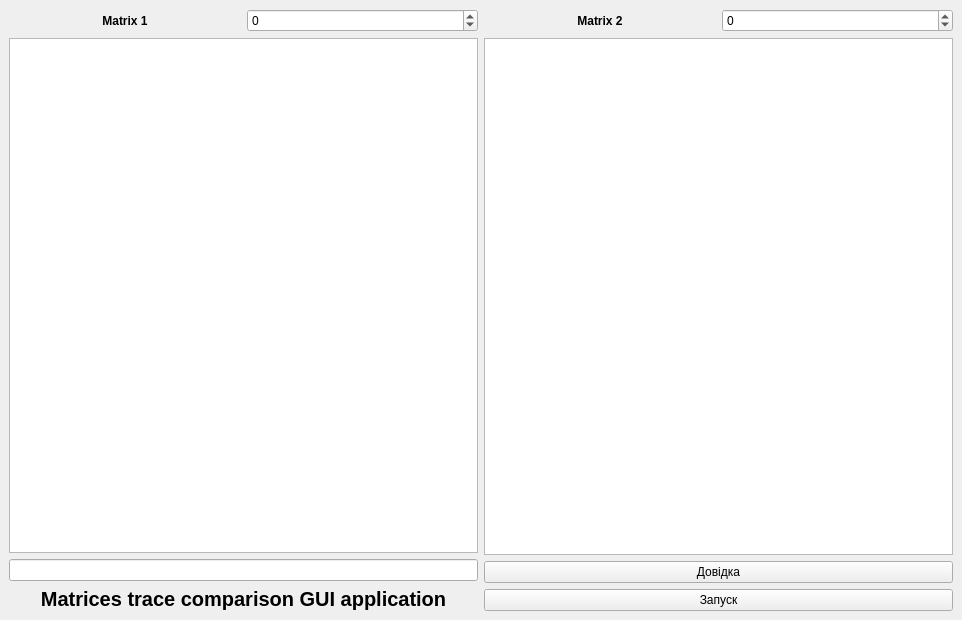
<?xml version="1.0" encoding="UTF-8"?>
<ui version="4.0">
 <class>MatrixTrace</class>
 <widget class="QMainWindow" name="MatrixTrace">
  <property name="geometry">
   <rect>
    <x>0</x>
    <y>0</y>
    <width>962</width>
    <height>620</height>
   </rect>
  </property>
  <property name="windowTitle">
   <string>Matrices trace GUI</string>
  </property>
  <widget class="QWidget" name="centralwidget">
   <layout class="QHBoxLayout" name="horizontalLayout_2">
    <item>
     <layout class="QVBoxLayout" name="verticalLayout3">
      <item>
       <layout class="QHBoxLayout" name="horizontalLayout3">
        <item>
         <widget class="QLabel" name="label">
          <property name="font">
           <font>
            <bold>true</bold>
           </font>
          </property>
          <property name="layoutDirection">
           <enum>Qt::LeftToRight</enum>
          </property>
          <property name="text">
           <string>Matrix 1</string>
          </property>
          <property name="alignment">
           <set>Qt::AlignCenter</set>
          </property>
         </widget>
        </item>
        <item>
         <widget class="QSpinBox" name="spinBox1">
          <property name="minimum">
           <number>-2147483647</number>
          </property>
          <property name="maximum">
           <number>2147483647</number>
          </property>
         </widget>
        </item>
       </layout>
      </item>
      <item>
       <widget class="QTableWidget" name="tableWidget1">
        <attribute name="horizontalHeaderDefaultSectionSize">
         <number>55</number>
        </attribute>
       </widget>
      </item>
      <item>
       <widget class="QLineEdit" name="lineEdit">
        <property name="font">
         <font>
          <pointsize>7</pointsize>
         </font>
        </property>
        <property name="readOnly">
         <bool>true</bool>
        </property>
       </widget>
      </item>
      <item>
       <widget class="QLabel" name="label_3">
        <property name="font">
         <font>
          <pointsize>15</pointsize>
          <bold>true</bold>
          <kerning>true</kerning>
         </font>
        </property>
        <property name="text">
         <string>Matrices trace comparison GUI application</string>
        </property>
        <property name="textFormat">
         <enum>Qt::PlainText</enum>
        </property>
        <property name="alignment">
         <set>Qt::AlignCenter</set>
        </property>
       </widget>
      </item>
     </layout>
    </item>
    <item>
     <layout class="QVBoxLayout" name="verticalLayout4">
      <item>
       <layout class="QHBoxLayout" name="horizontalLayout4">
        <item>
         <widget class="QLabel" name="label_2">
          <property name="font">
           <font>
            <bold>true</bold>
           </font>
          </property>
          <property name="text">
           <string>Matrix 2</string>
          </property>
          <property name="alignment">
           <set>Qt::AlignCenter</set>
          </property>
          <property name="wordWrap">
           <bool>false</bool>
          </property>
          <property name="openExternalLinks">
           <bool>false</bool>
          </property>
         </widget>
        </item>
        <item>
         <widget class="QSpinBox" name="spinBox2">
          <property name="minimum">
           <number>-2147483647</number>
          </property>
          <property name="maximum">
           <number>2147483647</number>
          </property>
         </widget>
        </item>
       </layout>
      </item>
      <item>
       <widget class="QTableWidget" name="tableWidget2">
        <attribute name="horizontalHeaderMinimumSectionSize">
         <number>35</number>
        </attribute>
        <attribute name="horizontalHeaderDefaultSectionSize">
         <number>55</number>
        </attribute>
       </widget>
      </item>
      <item>
       <widget class="QPushButton" name="pushButton_2">
        <property name="text">
         <string>Довідка</string>
        </property>
       </widget>
      </item>
      <item>
       <widget class="QPushButton" name="pushButton">
        <property name="text">
         <string>Запуск</string>
        </property>
       </widget>
      </item>
     </layout>
    </item>
   </layout>
  </widget>
 </widget>
 <resources/>
 <connections>
  <connection>
   <sender>pushButton</sender>
   <signal>clicked()</signal>
   <receiver>MatrixTrace</receiver>
   <slot>onClick()</slot>
   <hints>
    <hint type="sourcelabel">
     <x>661</x>
     <y>607</y>
    </hint>
    <hint type="destinationlabel">
     <x>561</x>
     <y>0</y>
    </hint>
   </hints>
  </connection>
  <connection>
   <sender>spinBox1</sender>
   <signal>valueChanged(int)</signal>
   <receiver>MatrixTrace</receiver>
   <slot>spinBox1ValueChanged(int)</slot>
   <hints>
    <hint type="sourcelabel">
     <x>299</x>
     <y>21</y>
    </hint>
    <hint type="destinationlabel">
     <x>241</x>
     <y>6</y>
    </hint>
   </hints>
  </connection>
  <connection>
   <sender>spinBox2</sender>
   <signal>valueChanged(int)</signal>
   <receiver>MatrixTrace</receiver>
   <slot>spinBox2ValueChanged(int)</slot>
   <hints>
    <hint type="sourcelabel">
     <x>768</x>
     <y>24</y>
    </hint>
    <hint type="destinationlabel">
     <x>716</x>
     <y>10</y>
    </hint>
   </hints>
  </connection>
  <connection>
   <sender>pushButton_2</sender>
   <signal>clicked()</signal>
   <receiver>MatrixTrace</receiver>
   <slot>documentationClick()</slot>
   <hints>
    <hint type="sourcelabel">
     <x>739</x>
     <y>572</y>
    </hint>
    <hint type="destinationlabel">
     <x>783</x>
     <y>550</y>
    </hint>
   </hints>
  </connection>
 </connections>
 <slots>
  <slot>onClick()</slot>
  <slot>spinBox1ValueChanged(int)</slot>
  <slot>spinBox2ValueChanged(int)</slot>
  <slot>documentationClick()</slot>
 </slots>
</ui>
